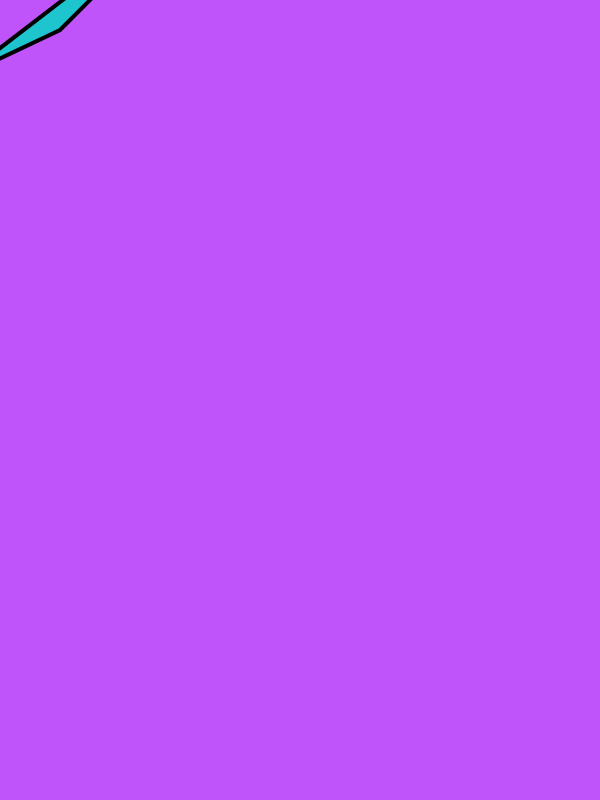
Frame 1 (no input)
Frame 60 (no input): identical to frame 1, image omitted
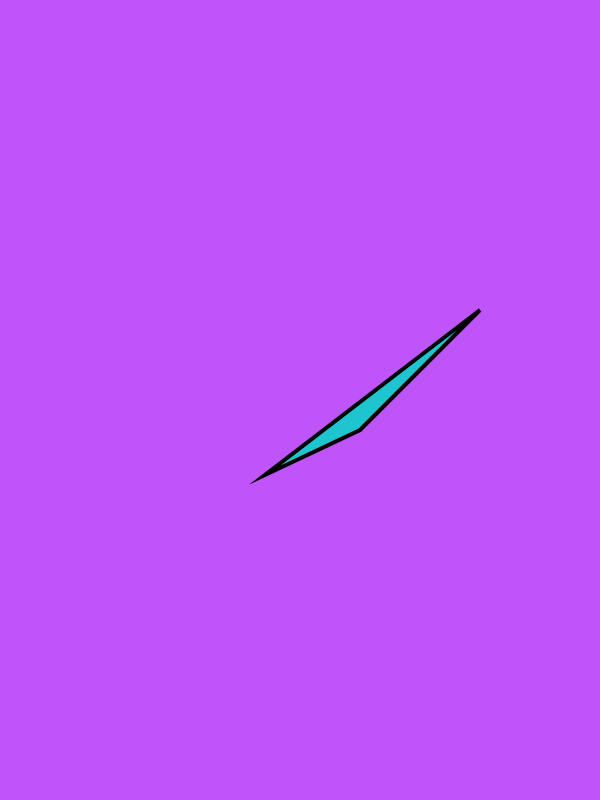
Frame 120 (the mouse pressed at the canvas centre since frame 60)

The p5.js sketch that drew these frames (run headless with seeded random() and noise() and a simulated clock; from frame 60 on, the mouse is pressed at the canvas centre):

// p5.js sketch
// ── sketch.js
// Spinning triangle

function setup() {
  createCanvas( 600, 800);
}

let triangleRotationRate = 0;


function draw() {
  background('rgb(190, 84, 250)');
// turn cursor off
  noCursor();

triangleRotationRate = (mouseX * 0.2) -20

  push();
  translate( mouseX, mouseY);

// Make triangle
push();
strokeWeight(4);
fill('rgb(30,197,207)');
triangle(-35, 75, 60, 30, 180, -90);



pop();








}
